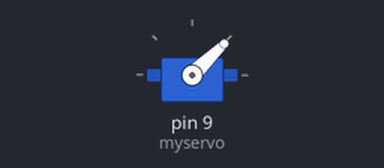
Bench run of a sketch on a simulated Arduino Uno, built with avr-gcc and run on an emulated ATmega328P. Parts: servo.

Above: at 0.05 s.
At 4.05 s:
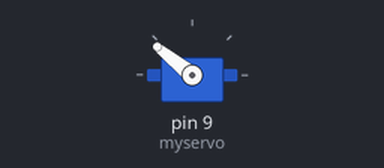
At 8.0 s:
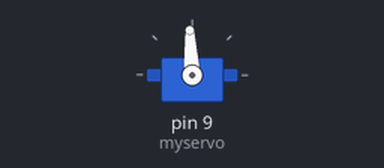
Timing chart, 0 to 10.4 s (numbered marks = the images above):
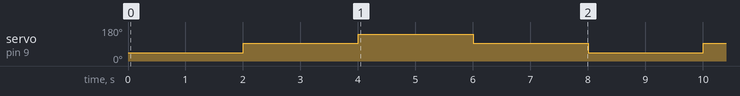

Measured:
- by itself, servo on pin 9 (myservo): repeats every 8.0 s: 141° 2.0 s, 93° 2.0 s, 44° 2.0 s, 93° 2.0 s

The sketch:

servo_microsecond.ino
```cpp
#include <Servo.h>

Servo myservo;

void setup()
{
  myservo.attach(9);

}

void loop() {

  myservo.writeMicroseconds(1000);  // set servo to mid-point
  delay(2000);
   myservo.writeMicroseconds(1500);  // set servo to mid-point
  delay(2000);
   myservo.writeMicroseconds(2000);  // set servo to mid-point
  delay(2000);
  myservo.writeMicroseconds(1500);  // set servo to mid-point
  delay(2000);

  }
```
